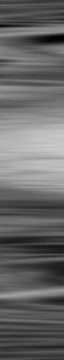
#> input picture data/processed/normalized_iris.jpg, 64 x 360 px, found by its file name
$ python feature_extraction.py   (older library calls are emulated)
#> lines starting #> are read from the running program, lines starting #| are printed output that depends on the picture
import cv2
import numpy as np
import os

def extract_features(image_path, output_path="data/processed/feature_map_live.jpg"):
    """
    Applies Gabor filters to extract discriminative features from a normalized iris image.

    Parameters:
        image_path (str): Path to the normalized iris image.
        output_path (str): Path to save the resulting feature map.
    """
#> called with image_path = 'data/processed/normalized_iris.jpg', output_path = 'data/processed/feature_map_live.jpg'
    # Load the normalized iris image in grayscale
    image = cv2.imread(image_path, cv2.IMREAD_GRAYSCALE)
#> image is the input picture: shape (360, 64); min 0, max 202, mean 102.9
    if image is None:
        raise FileNotFoundError("Normalized iris image not found.")

    # Create a bank of Gabor filters at 0°, 45°, 90°, 135°
    filters = []
    ksize = 31  # kernel size
    for theta in np.arange(0, np.pi, np.pi / 4):
        kernel = cv2.getGaborKernel((ksize, ksize), sigma=4.0, theta=theta,
                                    lambd=10.0, gamma=0.5, psi=0)
        filters.append(kernel)

    # Apply all filters and keep the maximum response
    feature_map = np.zeros_like(image, dtype=np.float32)
    for kernel in filters:
        filtered = cv2.filter2D(image, cv2.CV_32F, kernel)
        feature_map = np.maximum(feature_map, filtered)
#> this loop made 4 passes
#> pass 1, in extract_features, `filtered = cv2.filter2D(image, cv2.CV_32F, kernel)`:
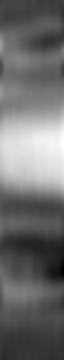
#> filtered: shape (360, 64) float32; min 239.1, max 1624.9, mean 833.9; drawn with min black and max white
#> pass 2, in extract_features, `filtered = cv2.filter2D(image, cv2.CV_32F, kernel)`:
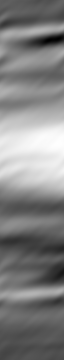
#> filtered: shape (360, 64) float32; min 38.04, max 1819.1, mean 945.7; drawn with min black and max white
#> pass 2, in extract_features, `feature_map = np.maximum(feature_map, filtered)`:
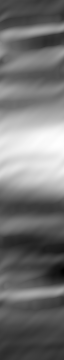
#> feature_map: shape (360, 64) float32; min 239.1, max 1819.1, mean 956.2; drawn with min black and max white
#> pass 3, in extract_features, `filtered = cv2.filter2D(image, cv2.CV_32F, kernel)`:
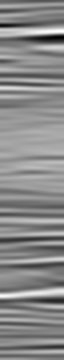
#> filtered: shape (360, 64) float32; min -2857.4, max 3992.4, mean 833.3; drawn with min black and max white
#> after the loop:
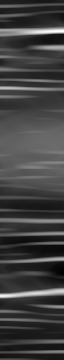
#> feature_map: shape (360, 64) float32; min 250.8, max 3992.4, mean 1205.7; drawn with min black and max white

    # Normalize to 0–255
    feature_map -= feature_map.min()
    feature_map /= feature_map.max()
    feature_map = (feature_map * 255).astype(np.uint8)

    # Save the feature map
    os.makedirs(os.path.dirname(output_path), exist_ok=True)
    cv2.imwrite(output_path, feature_map)
    print(f"[✅] Feature map saved at: {output_path}")

# ✅ Add this block to run directly
if __name__ == "__main__":
    extract_features("data/processed/normalized_iris.jpg")

$ run again, with data/processed/feature_map.jpg copied over data/processed/normalized_iris.jpg
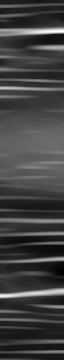
#> input picture data/processed/feature_map.jpg, 64 x 360 px, found by its file name
#> in extract_features, image is the input picture: shape (360, 64); min 0, max 255, mean 64.6
#> the loop in extract_features, `for kernel in filters:` made 4 passes
#> pass 1, in extract_features, `filtered = cv2.filter2D(image, cv2.CV_32F, kernel)`:
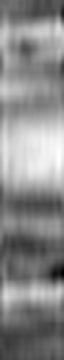
#> filtered: shape (360, 64) float32; min 82.09, max 899.4, mean 523.1; drawn with min black and max white
#> after the loop in extract_features, `for kernel in filters:`:
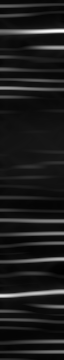
#> feature_map: shape (360, 64) float32; min 82.09, max 10581.7, mean 1237.9; drawn with min black and max white
